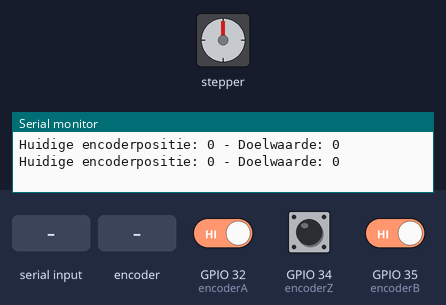
Recording of a sketch running on a simulated ESP32. On the bench: stepper motor, the last lines printed to the serial monitor. Wiring (inferred from the names in the program): stepper motor driver (200 steps per turn assumed): step GPIO 25; direction GPIO 26. Inputs (shaded band) come from the test bench; at power-on: GPIO 34 (encoderZ) HIGH, GPIO 32 (encoderA) HIGH, GPIO 35 (encoderB) HIGH.

Above: at 1.2 s.
1.3 s: "90,45\n" received over Serial
At 1.75 s:
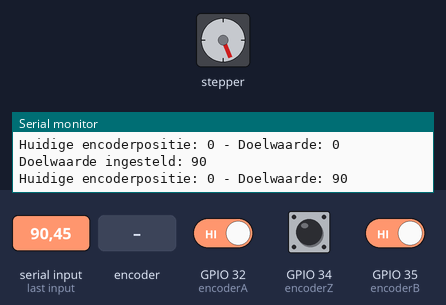
At 2.65 s:
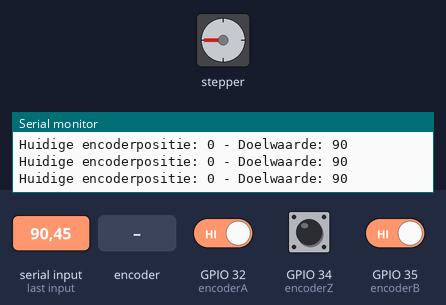
4.3 s: "0\n" received over Serial
5.8 s: "30,150\n" received over Serial
At 5.95 s:
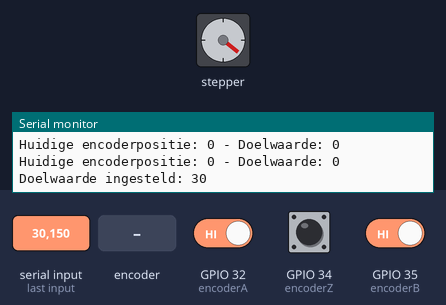
At 6.55 s:
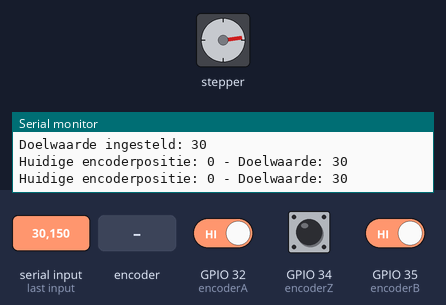
8.8 s: rotary encoder on GPIO 32 (encoderA) / GPIO 35 (encoderB) turned 1 step (first pin leading)
11.8 s: GPIO 34 (encoderZ) pulsed LOW 2 times (0.12 s each, 0.3 s apart)
14.8 s: "reset\n" received over Serial
Timing chart, 0 to 18.8 s (numbered marks = the images above; inputs shaded):
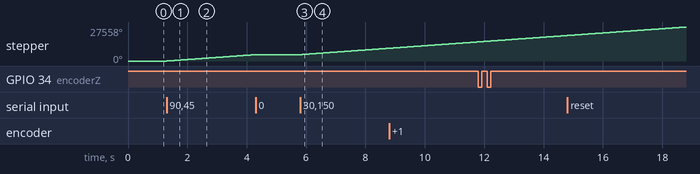

The sketch:

encoder_code.ino
```cpp
// Motorpinnen
const int motorStepPin = 25;
const int motorDirPin = 26;

// Encoderpinnen
const int encoderA = 32;
const int encoderB = 35;
const int encoderZ = 34;

// Encoderpositie
volatile int encoderPosition = 0;
volatile bool zPulseDetected = false;

// Motorparameters
unsigned long lastStepTime = 0;
const unsigned long stepInterval = 1000; // 1 ms tussen stappen
int targetPosition = 0; // Doelwaarde voor de encoder
bool motorMoving = false; // Houd bij of de motor actief is

// Encoder interrupt handlers
void IRAM_ATTR handleEncoderA() {
  if (digitalRead(encoderA) == digitalRead(encoderB)) {
    encoderPosition++;
  } else {
    encoderPosition--;
  }
}

void IRAM_ATTR handleEncoderZ() {
  zPulseDetected = true;
}

void setup() {
  // Seriële monitor
  Serial.begin(115200);

  // Motor setup
  pinMode(motorStepPin, OUTPUT);
  pinMode(motorDirPin, OUTPUT);
  digitalWrite(motorDirPin, LOW);

  // Encoder setup
  pinMode(encoderA, INPUT_PULLUP);
  pinMode(encoderB, INPUT_PULLUP);
  pinMode(encoderZ, INPUT_PULLUP);

  attachInterrupt(digitalPinToInterrupt(encoderA), handleEncoderA, CHANGE);
  attachInterrupt(digitalPinToInterrupt(encoderZ), handleEncoderZ, RISING);

  // Debugbericht
  Serial.println("Motor en encoder gestart. Geef doelwaarde in via seriële monitor.");
  Serial.println("Gebruik 'reset' om de encoderwaarde te resetten naar 0.");
}

void loop() {
  // Controleer seriële invoer
  if (Serial.available()) {
    String input = Serial.readStringUntil('\n');
    input.trim();

    // Controleer of de invoer 'reset' is om de encoderwaarde te resetten
    if (input == "reset") {
      encoderPosition = 0; // Reset de encoderpositie naar 0
      Serial.println("Encoderwaarde gereset naar 0.");
    }
    // Controleer of het een geldig getal is voor doelwaarde
    else if (input.toInt() != 0 || input == "0") {
      targetPosition = input.toInt(); // Stel doelwaarde in
      motorMoving = true;
      Serial.print("Doelwaarde ingesteld: ");
      Serial.println(targetPosition);
    } else {
      Serial.println("Ongeldige invoer. Geef een getal in.");
    }
  }

  // Motorbesturing op basis van encoder
  if (motorMoving) {
    if (encoderPosition != targetPosition) {
      // Stel richting in
      bool direction = encoderPosition < targetPosition;
      digitalWrite(motorDirPin, direction);

      // Stap maken
      unsigned long currentTime = micros();
      if (currentTime - lastStepTime >= stepInterval) {
        lastStepTime = currentTime;
        digitalWrite(motorStepPin, HIGH);
        delayMicroseconds(5); // Korte puls
        digitalWrite(motorStepPin, LOW);
      }
    } else {
      // Doelwaarde bereikt, stop de motor
      motorMoving = false;
      Serial.println("Doelwaarde bereikt!");
    }
  }

  // Encoder debuginformatie
  static unsigned long lastPrintTime = 0;
  if (millis() - lastPrintTime > 500) { // Elke 500 ms debug
    lastPrintTime = millis();
    Serial.print("Huidige encoderpositie: ");
    Serial.print(encoderPosition);
    Serial.print(" - Doelwaarde: ");
    Serial.println(targetPosition);

    if (zPulseDetected) {
      Serial.println("Z-pulse gedetecteerd!");
      zPulseDetected = false;
    }
  }
}
```

Measured:
- after the input at 1.3 s, stepper: keeps turning clockwise at about 1723°/s, starting at once
- after the input at 5.8 s, stepper: keeps turning clockwise at about 1723°/s, starting at once
